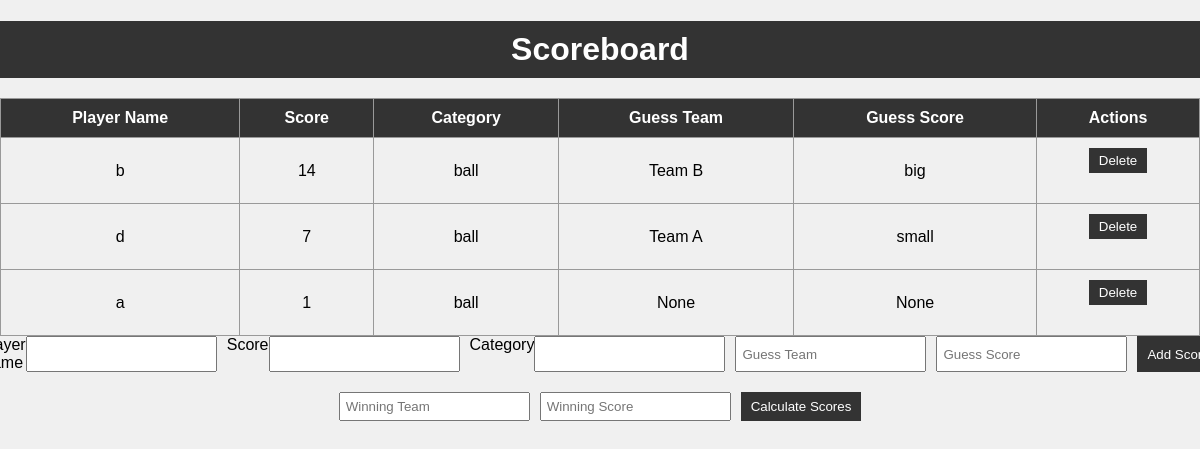
Before: / with the older database file.
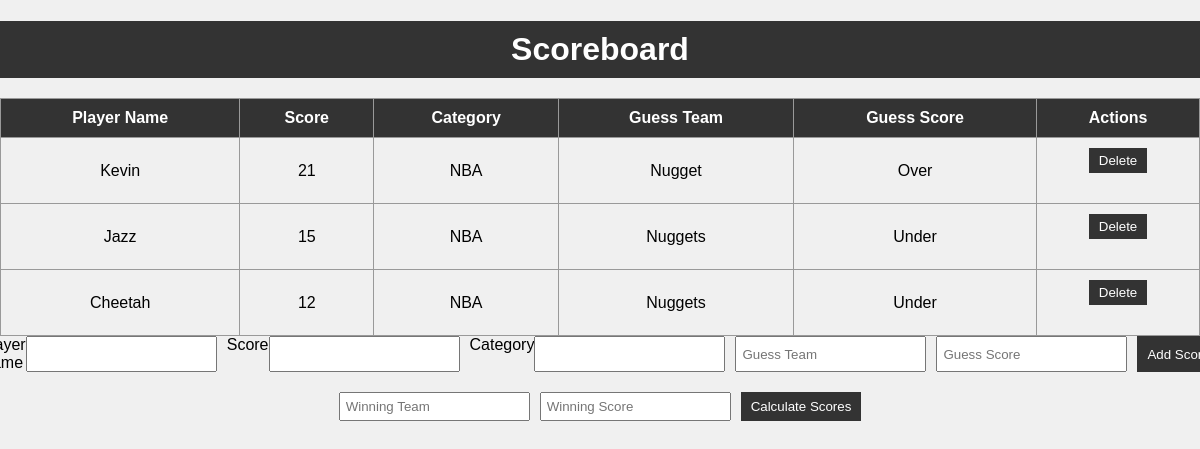
After: the same page with the newer database file.
### app.py (models this page shows)
class Score(db.Model):
    id = db.Column(db.Integer, primary_key=True)
    player_name = db.Column(db.String(50), nullable=False)
    score = db.Column(db.Integer, nullable=False)
    category = db.Column(db.String(50), nullable=False)
    guess_team = db.Column(db.String(50), nullable=True)
    guess_score = db.Column(db.String(50), nullable=True)

### app.py (the view, shortened to what this page needs)
@app.route('/', methods=['GET', 'POST'])
def home():
    category = request.args.get('category')
    if category:
        scores = Score.query.filter_by(category=category).order_by(Score.score.desc()).all()
    else:
        scores = Score.query.order_by(Score.score.desc()).all()
    score_form = ScoreForm()
    delete_forms = [DeleteForm(prefix=str(score.id)) for score in scores]
    if request.method == 'POST':
        for score, delete_form in zip(scores, delete_forms):
            if delete_form.validate_on_submit():
                db.session.delete(score)
                db.session.commit()
                return redirect('/')
    return render_template('scoreboard.html', scores=scores, score_form=score_form, delete_forms=delete_forms)

### app.py
class ScoreForm(FlaskForm):
    player_name = StringField('Player Name', validators=[DataRequired()])
    score = IntegerField('Score', validators=[DataRequired()])
    category = StringField('Category', validators=[DataRequired()])
    submit = SubmitField('Add Score')

class DeleteForm(FlaskForm):
    submit = SubmitField('Delete')

### templates/scoreboard.html (shortened to what this page needs)
<!DOCTYPE html>
<html>
<head>
	<link rel="stylesheet" href="{{ url_for('static', filename='style.css') }}">
</head>
<body>
    <h1>Scoreboard</h1>
    <table>
        <tr>
            <th>Player Name</th>
            <th>Score</th>
			<th>Category</th>
			<th>Guess Team</th>
			<th>Guess Score</th>
			<th>Actions</th>
        </tr>
        {% for score in scores %}
        <tr>
            <td>{{ score.player_name }}</td>
            <td>{{ score.score }}</td>
			<td>{{ score.category }}</td>
			<td>{{ score.guess_team }}</td>
			<td>{{ score.guess_score }}</td>
			<td>
                <form action="/delete/{{ score.id }}" method="post" class="delete-form">
                    <input type="submit" value="Delete" class="delete-button">
                </form>
            </td>
        </tr>
        {% endfor %}
    </table>
	<form action="/add" method="post">
		{{ score_form.player_name.label }} {{ score_form.player_name() }}
		{{ score_form.score.label }} {{ score_form.score() }}
		{{ score_form.category.label }} {{ score_form.category() }}
		<input type="text" name="guess_team" placeholder="Guess Team" required>
		<input type="text" name="guess_score" placeholder="Guess Score" required>
		{{ score_form.submit() }}
	</form>
	<form action="/calculate_scores" method="post">
		<input type="text" name="winning_team" placeholder="Winning Team" required>
		<input type="text" name="winning_score" placeholder="Winning Score" required>
		<input type="submit" value="Calculate Scores">
	</form>
</body>
</html>

### static/style.css (style rules this page uses)
body { font-family: Arial, sans-serif; margin: 0; padding: 0; background-color: #f0f0f0; }
h1 { background-color: #333; color: #fff; padding: 10px 0; text-align: center; margin-bottom: 20px; }
table { width: 100%; border-collapse: collapse; }
table, th, td { border: 1px solid #999; }
th, td { padding: 10px; text-align: center; }
th { background-color: #333; color: #fff; }
form { display: flex; justify-content: center; margin-bottom: 20px; }
form input[type="text"], form input[type="number"] { margin-right: 10px; padding: 5px; }
form input[type="submit"] { padding: 5px 10px; background-color: #333; color: #fff; border: none; cursor: pointer; }

Changed rows visible on the page:
removed Score: player_name "b", score "14", category "ball", guess_team "Team B", guess_score "big"
removed Score: player_name "a", score "1", category "ball", guess_team "None", guess_score "None"
added Score: player_name "Kevin", score "21", category "NBA", guess_team "Nugget", guess_score "Over"
added Score: player_name "Jazz", score "15", category "NBA", guess_team "Nuggets", guess_score "Under"
changed Score: player_name "d" → "Cheetah"; score "7" → "12"; category "ball" → "NBA"; guess_team "Team A" → "Nuggets"; guess_score "small" → "Under"
